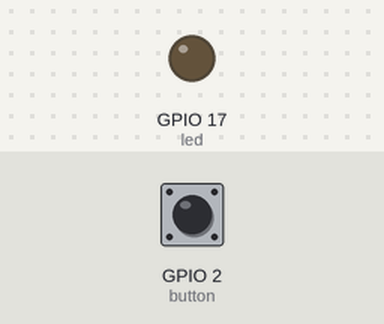
The program below on a simulated Raspberry Pi (BCM pin numbers). Parts: output pins drawn as LEDs (lit = HIGH). The test bench sets the inputs (shaded band); at power-on: GPIO 2 (button) HIGH.

Above: at 1.2 s.
1.3 s: GPIO 2 (button) pulled LOW for 0.15 s
At 1.37 s:
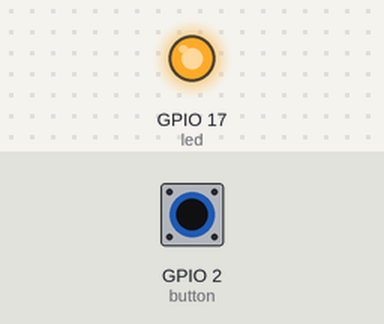
2.9 s: GPIO 2 (button) pulled LOW for 3.2 s
At 6.6 s:
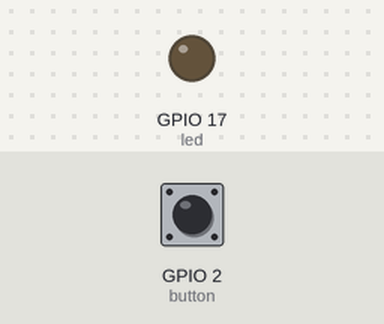
Timing chart, 0 to 8.1 s (numbered marks = the images above; inputs shaded):
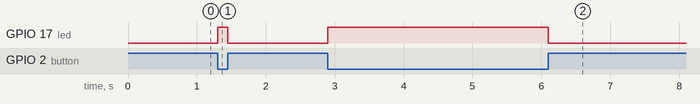

The program:

button.py
```python
from gpiozero import LED, Button
from signal import pause

led = LED(17)
button = Button(2)

button.when_pressed = led.on
button.when_released = led.off

pause()
#button.when_released = led.off
#button.when_pressed = led.off
```

Measured:
- after the input at 1.3 s, GPIO 17 (led): LOW → HIGH at once, → LOW 0.15 s later
- after the input at 2.9 s, GPIO 17 (led): LOW → HIGH at once, → LOW 3.2 s later
